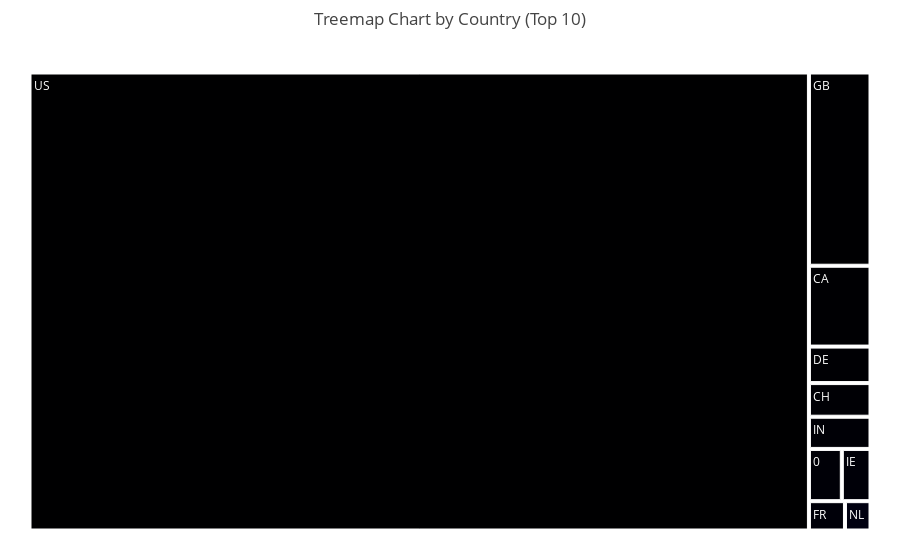

This figure's notebook cell:
### Markdown cell above
#### What are the most top 10 country names per jobs posting?

### Code cell
top_10_countries = jobs_2['country'].value_counts().head(10).index

# Filter the DataFrame to include only the top 10 countries
df_top_10_countries = jobs_2[jobs_2['country'].isin(top_10_countries)]

# Create a treemap chart based on the "country" column for the top 10 countries
fig = px.treemap(df_top_10_countries, path=['country'], 
                title="Treemap Chart by Country (Top 10)")

# Customize the layout
fig.update_layout(margin=dict(t=50, l=25, r=25, b=25), showlegend=True)

# Show the chart
fig.show()

### Figure 1 — Plotly figure (JSON) as saved in the notebook; plotly's stock layout.template omitted (floating-point values rounded to 4 significant figures)
{"data": [{"branchvalues": "total", "domain": {"x": [0, 1], "y": [0, 1]}, "hovertemplate": "labels=%{label}<br>count=%{value}<br>parent=%{parent}<br>id=%{id}<extra></extra>", "ids": ["0", "CA", "CH", "DE", "FR", "GB", "IE", "IN", "NL", "US"], "labels": ["0", "CA", "CH", "DE", "FR", "GB", "IE", "IN", "NL", "US"], "name": "", "parents": ["", "", "", "", "", "", "", "", "", ""], "type": "treemap", "values": [39, 113, 47, 51, 24, 270, 34, 45, 17, 8101]}], "layout": {"legend": {"tracegroupgap": 0}, "margin": {"b": 25, "l": 25, "r": 25, "t": 50}, "showlegend": true, "title": {"text": "Treemap Chart by Country (Top 10)"}}}
